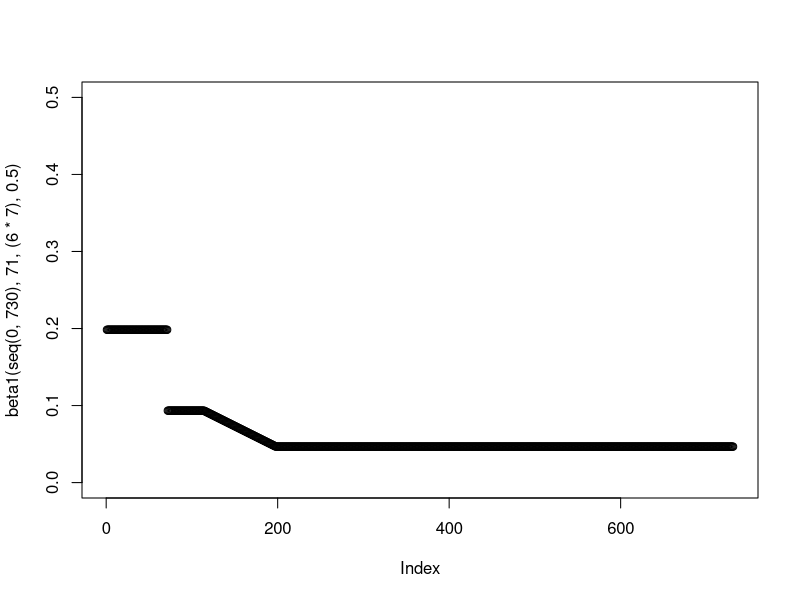
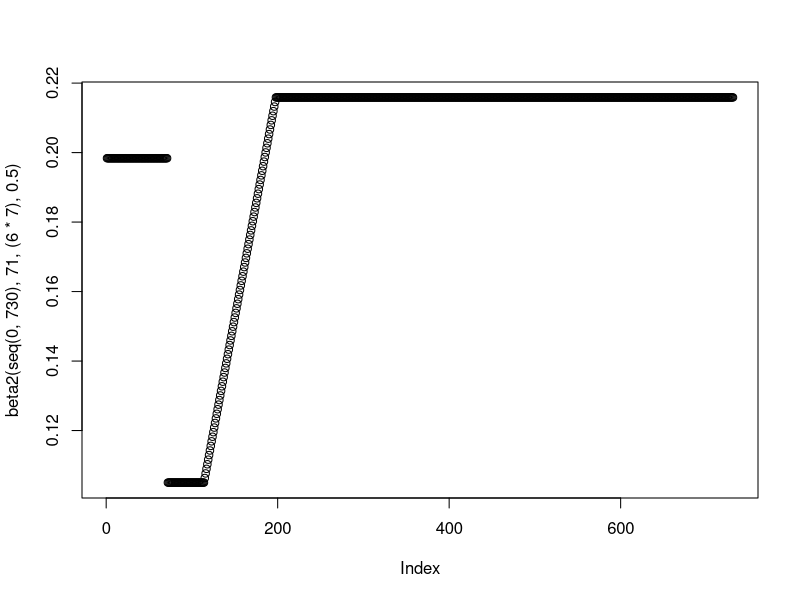
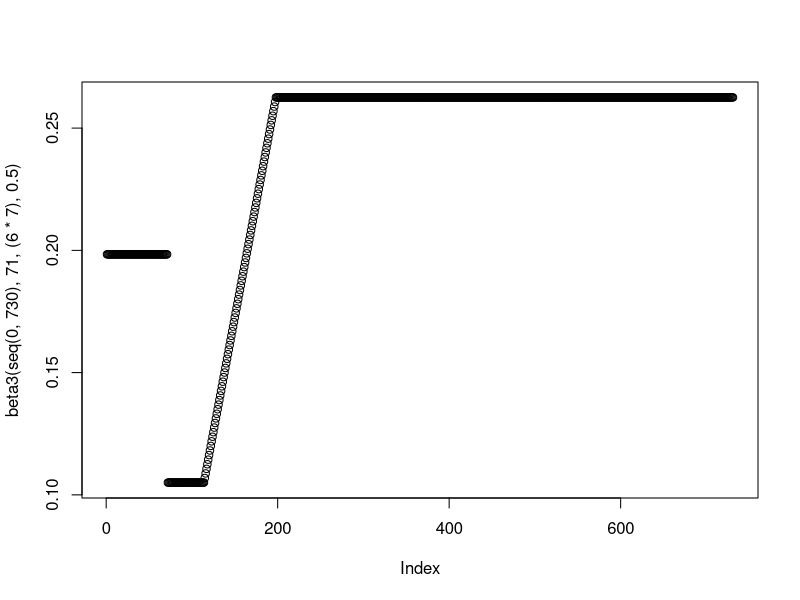
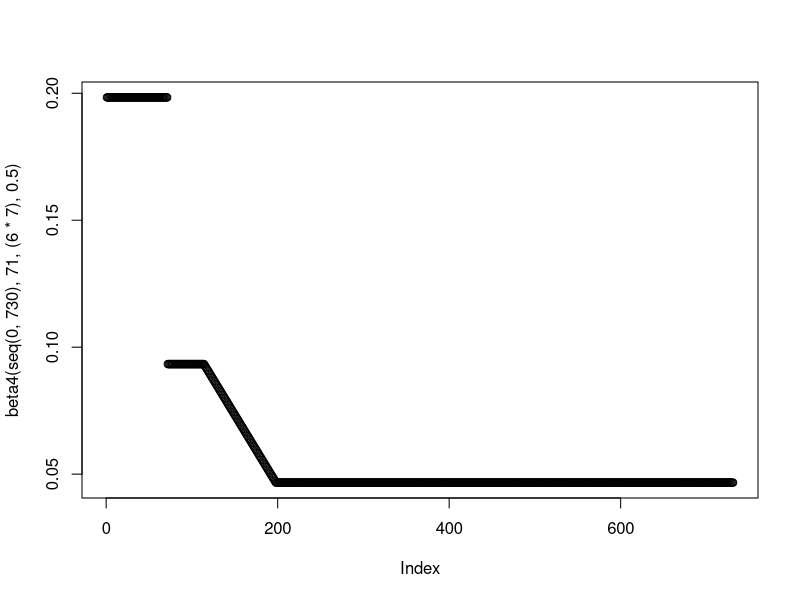
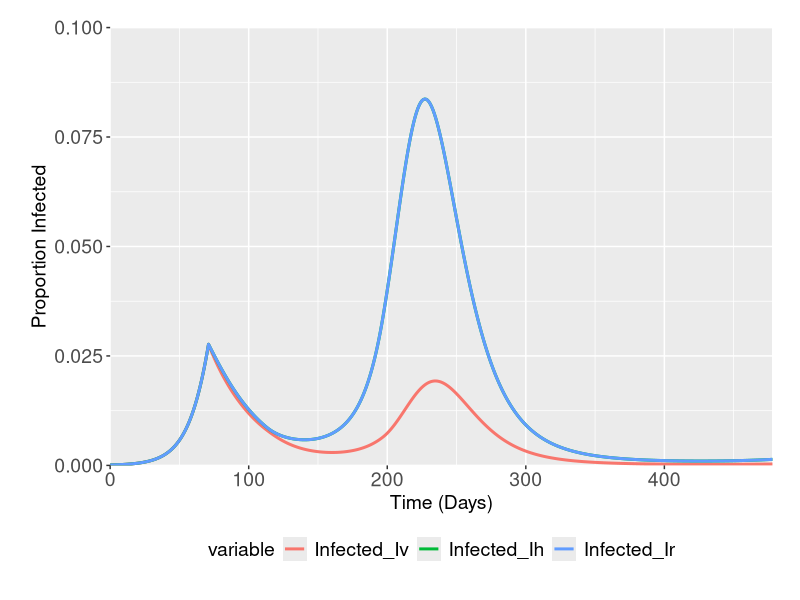
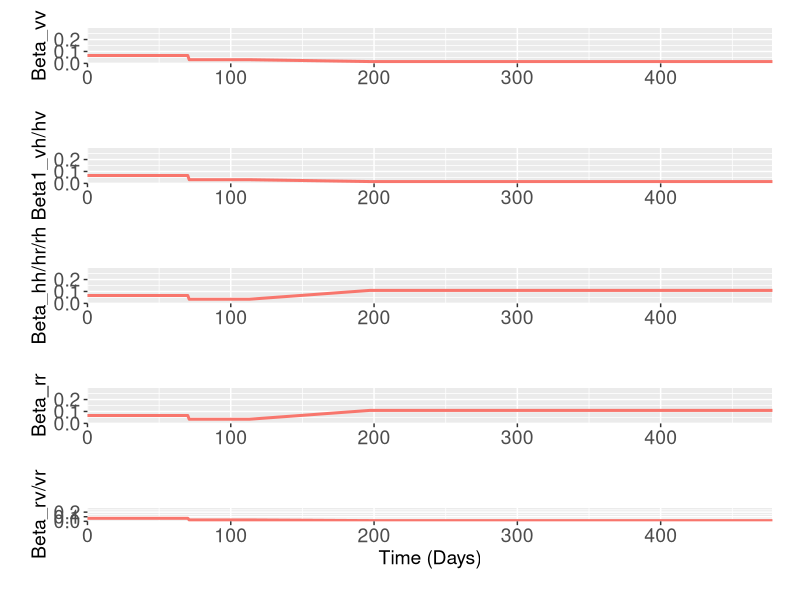

Write R code to recreate these figures, in order.
rm(list=ls())
library("deSolve"); library("ggplot2"); library("ggpubr"); library("reshape2"); library("dplyr"); library("RColorBrewer")

#### Model Functions ####

#Function for the generation time/(1/gamma) parameter
GenTime <- function(T2, R0) {
  G = T2 * ((R0-1)/log(2))
  return(G)
}

#Function to model intervention - currently set at baseline - added additional functionality to it
beta1 <- function(time, tstart1, tdur, scaling) {
  beta1_2 <- (0.8*(1/(GenTime(3.3,2.8))))*scaling
  betalin <- approxfun(x=c(tstart1+tdur, tstart1+tdur+(12*7)), y = c(0.8*(1/(GenTime(3.3,2.8))), beta1_2), method="linear", rule  =2)
  ifelse((time >= tstart1 & time <= tstart1+tdur), #Phase 2
         0.8*(1/(GenTime(3.3,2.8))),
         ifelse((time >= tstart1+tdur & time <= tstart1+tdur+(12*7)), #Phase 3
                betalin(time),
                ifelse((time >= tstart1+tdur+(12*7) & time <= 730),
                       beta1_2,
                       1.7*(1/(GenTime(3.3,2.8))))))}

plot(beta1(seq(0,730), 71, (6*7), 0.5), ylim = c(0,0.5))

beta2 <- function(time, tstart1, tdur, scaling1) {
  beta1_2 <- (2.8*(1/(GenTime(3.3,2.8))) - ((2.8*(1/(GenTime(3.3,2.8))) - 0.9*(1/(GenTime(3.3,2.8))))*scaling1))
  betalin <- approxfun(x=c(tstart1+tdur, tstart1+tdur+(12*7)), y = c(0.9*(1/(GenTime(3.3,2.8))), beta1_2), method="linear", rule  =2)
  ifelse((time >= tstart1 & time <= tstart1+tdur), #Phase 2
         0.9*(1/(GenTime(3.3,2.8))),
         ifelse((time >= tstart1+tdur & time <= tstart1+tdur+(12*7)), #Phase 3
                betalin(time),
                ifelse((time >= tstart1+tdur+(12*7) & time <= 730),
                       beta1_2,
                       1.7*(1/(GenTime(3.3,2.8))))))}

plot(beta2(seq(0,730), 71, (6*7), 0.5))

beta3 <- function(time, tstart1, tdur, scaling1) {
  beta1_2 <- (2.8*(1/(GenTime(3.3,2.8))) - ((2.8*(1/(GenTime(3.3,2.8))) - 1.7*(1/(GenTime(3.3,2.8))))*scaling1))
  betalin <- approxfun(x=c(tstart1+tdur, tstart1+tdur+(12*7)), y = c(0.9*(1/(GenTime(3.3,2.8))), beta1_2), method="linear", rule  =2)
  ifelse((time >= tstart1 & time <= tstart1+tdur), #Phase 2
         0.9*(1/(GenTime(3.3,2.8))),
         ifelse((time >= tstart1+tdur & time <= tstart1+tdur+(12*7)), #Phase 3
                betalin(time),
                ifelse((time >= tstart1+tdur+(12*7) & time <= 730),
                       beta1_2,
                       1.7*(1/(GenTime(3.3,2.8))))))}

plot(beta3(seq(0,730), 71, (6*7), 0.5))


beta4 <- function(time,tstart1,tdur,scaling) {
  beta1_2 <- (0.8*(1/(GenTime(3.3,2.8)))) *scaling
  betalin <- approxfun(x=c(tstart1+tdur, tstart1+tdur+(12*7)), y = c(0.8*(1/(GenTime(3.3,2.8))), beta1_2), method="linear", rule  =2)
  ifelse((time >= tstart1 & time <= tstart1+tdur), #Phase 2
         0.8*(1/(GenTime(3.3,2.8))),
         ifelse((time >= tstart1+tdur & time <= tstart1+tdur+(12*7)), #Phase 3
                betalin(time),
                ifelse((time >= tstart1+tdur+(12*7) & time <= 730),
                       beta1_2,
                       1.7*(1/(GenTime(3.3,2.8))))))}

plot(beta4(seq(0,730), 71, (6*7), 0.5))

#Function for Shielded/non-Shielded Pop
SIRS <- function(time, state, parameters) {
  with(as.list(c(state, parameters)), {
    dSv = - beta1(time,tstart1,tdur,scaling)*(1/3)*(Iv/f_v)*Sv - 
      beta1(time,tstart1,tdur,scaling)*(1/3)*(Ih/f_h)*Sv -
      beta4(time,tstart1,tdur,scaling)*(1/3)*(Ir/f_r)*Sv + zeta*Rv # delta multiplies the equation but found in the function
    
    dSh = - beta2(time,tstart1,tdur,scaling1)*(1/3)*(Ih/f_h)*Sh - 
      beta2(time,tstart1,tdur,scaling1)*(1/3)*(Ir/f_r)*Sh -
      beta1(time,tstart1,tdur,scaling)*(1/3)*(Iv/f_v)*Sh + zeta*Rh
    
    dSr = - beta3(time,tstart1,tdur,scaling1)*(1/3)*(Ir/f_r)*Sr - 
      beta2(time,tstart1,tdur,scaling1)*(1/3)*(Ih/f_h)*Sr -
      beta4(time,tstart1,tdur,scaling)*(1/3)*(Iv/f_v)*Sr + zeta*Rr # delta multiplies the equation but found in the function
    
    dIv = beta1(time,tstart1,tdur,scaling)*(1/3)*(Iv/f_v)*Sv + 
      beta1(time,tstart1,tdur,scaling)*(1/3)*(Ih/f_h)*Sv +
      beta4(time,tstart1,tdur,scaling)*(1/3)*(Ir/f_r)*Sv - gamma*Iv # delta multiplies the equation but found in the function
    
    dIh = beta2(time,tstart1,tdur,scaling1)*(1/3)*(Ih/f_h)*Sh + 
      beta2(time,tstart1,tdur,scaling1)*(1/3)*(Ir/f_r)*Sh +
      beta1(time,tstart1,tdur,scaling)*(1/3)*(Iv/f_v)*Sh - gamma*Ih
    
    dIr = beta3(time,tstart1,tdur,scaling1)*(1/3)*(Ir/f_r)*Sr  + 
      beta2(time,tstart1,tdur,scaling1)*(1/3)*(Ih/f_h)*Sr +
      beta4(time,tstart1,tdur,scaling)*(1/3)*(Iv/f_v)*Sr - gamma*Ir # delta multiplies the equation but found in the function
    
    
    dRv = gamma*Iv - zeta*Rv
    
    dRh = gamma*Ih - zeta*Rh
    
    dRr = gamma*Ir - zeta*Rr
    
    return(list(c(dSv, dSh, dSr, dIv, dIh, dIr, dRv, dRh, dRr)))
  })
}

#### Testing the Model Structure + Obtaining Specific Information from Model Runs ####

#Initial Conditions and Times

init <- c(Sv = 0.2 - (0.0001*0.2), Sh = 0.2 - (0.0001*0.2), Sr = 0.6 - (0.0001*0.6), 
          Iv = 0.0001*0.2, Ih = 0.0001*0.2, Ir = 0.0001*0.6, 
          Rv= 0, Rh = 0, Rr = 0)

times <- seq(0,478,by = 1)

parms = c(gamma = 1/(GenTime(3.3,2.8)), 
          zeta = 1/365,
          tstart1 = 71, 
          tdur = 6*7,
          scaling = 0.5,
          scaling1 = 0,
          f_v = 0.2,
          f_h = 0.2,
          f_r = 0.6) #CAN VARY THIS - DEPENDING ON FACTOR EXPLORED

out1 <- data.frame(ode(y = init, func = SIRS, times = times, parms = parms))

out1$Sv <- out1$Sv/0.20; out1$Sh <- out1$Sh/0.2; out1$Sr <- out1$Sr/0.60
out1$Iv <- out1$Iv/0.20; out1$Ih <- out1$Ih/0.2; out1$Ir <- out1$Ir/0.60
out1$Rv <- out1$Rv/0.20; out1$Rh <- out1$Rh/0.2; out1$Rr <- out1$Rr/0.60

out1$Beta_vv <- beta1(times, 71,(6*7), as.numeric(parms[5])) * 1/3
out1$Beta_vh_hv <- beta1(times, 71, (6*7), as.numeric(parms[5])) * 1/3
out1$Beta_hh_rh_hr <- beta2(times, 71, (6*7), as.numeric(parms[6])) * 1/3
out1$Beta_rr <- beta3(times, 71,(6*7), as.numeric(parms[6])) * 1/3
out1$Beta_rv_vr <- beta4(times, 71 , (6*7), as.numeric(parms[5])) * 1/3

colnames(out1) <- c("Time", "Suscv", "Susch", "Suscr", "Infected_Iv", "Infected_Ih", "Infected_Ir", 
                    "Recovv", "Recovh", "Recovr", "Beta_vv", "Beta_vh_hv", "Beta_hh_rh_hr", "Beta_rr", "Beta_rv_vr")

statsinfecv <- melt(out1, id.vars = c("Time"), measure.vars = c("Infected_Iv", "Infected_Ih", "Infected_Ir"))
statsbeta1 <- melt(out1, id.vars =  c("Time"), measure.vars = c("Beta_vv"))
statsbeta2 <- melt(out1, id.vars =  c("Time"), measure.vars = c("Beta_vh_hv"))
statsbeta3 <- melt(out1, id.vars =  c("Time"), measure.vars = c("Beta_hh_rh_hr"))
statsbeta4 <- melt(out1, id.vars =  c("Time"), measure.vars = c("Beta_rr"))
statsbeta5 <- melt(out1, id.vars =  c("Time"), measure.vars = c("Beta_rv_vr"))

#### Aggregated Plots ####
ggplot(data = statsinfecv, aes(x = (Time), y = value, col = variable)) + geom_line(size = 1.02, stat = "identity") +
  labs(x ="Time (Days)", y = "Proportion Infected") + scale_y_continuous(limits = c(0,0.1),  expand = c(0,0)) +
  theme(legend.position = "bottom", legend.title = element_text(size=14), legend.text=element_text(size=14),  axis.text=element_text(size=14),
        axis.title.y=element_text(size=14),axis.title.x = element_text(size=14), 
        legend.spacing.x = unit(0.3, 'cm'), plot.margin=unit(c(0.7,0.7,0.8,0.8),"cm")) + scale_x_continuous(expand = c(0, 0))

pbeta1 <- ggplot(data = statsbeta1, aes(x = (Time), y = value, col = variable)) + geom_line(size = 1.02, stat = "identity") +
  labs(x ="Time (Days)", y = "Beta_vv") + scale_y_continuous(limits = c(0,0.3),  expand = c(0,0)) +
  theme(legend.position = "none", legend.title = element_text(size=14), legend.text=element_text(size=14),  axis.text=element_text(size=14),
        axis.title.y=element_text(size=14),axis.title.x= element_blank(), 
        legend.spacing.x = unit(0.3, 'cm'), plot.margin=unit(c(0.7,0.7,0.8,0.8),"cm")) + scale_x_continuous(expand = c(0, 0)) 

pbeta2 <- ggplot(data = statsbeta2, aes(x = (Time), y = value, col = variable)) + geom_line(size = 1.02, stat = "identity") +
  labs(x ="Time (Days)", y = "Beta1_vh/hv") + scale_y_continuous(limits = c(0,0.3),  expand = c(0,0)) +
  theme(legend.position = "none", legend.title = element_text(size=14), legend.text=element_text(size=14),  axis.text=element_text(size=14),
        axis.title.y=element_text(size=14),axis.title.x= element_blank(), 
        legend.spacing.x = unit(0.3, 'cm'), plot.margin=unit(c(0.7,0.7,0.8,0.8),"cm")) + scale_x_continuous(expand = c(0, 0)) 

pbeta3 <- ggplot(data = statsbeta3, aes(x = (Time), y = value, col = variable)) + geom_line(size = 1.02, stat = "identity") +
  labs(x ="Time (Days)", y = "Beta_hh/hr/rh") + scale_y_continuous(limits = c(0,0.3),  expand = c(0,0)) +
  theme(legend.position = "none", legend.title = element_text(size=14), legend.text=element_text(size=14),  axis.text=element_text(size=14),
        axis.title.y=element_text(size=14),axis.title.x= element_blank(), 
        legend.spacing.x = unit(0.3, 'cm'), plot.margin=unit(c(0.7,0.7,0.8,0.8),"cm")) + scale_x_continuous(expand = c(0, 0)) 

pbeta4 <- ggplot(data = statsbeta4, aes(x = (Time), y = value, col = variable)) + geom_line(size = 1.02, stat = "identity") +
  labs(x ="Time (Days)", y = "Beta_rr") + scale_y_continuous(limits = c(0,0.3),  expand = c(0,0)) +
  theme(legend.position = "none", legend.title = element_text(size=14), legend.text=element_text(size=14),  axis.text=element_text(size=14),
        axis.title.y=element_text(size=14),axis.title.x= element_blank(), 
        legend.spacing.x = unit(0.3, 'cm'), plot.margin=unit(c(0.7,0.7,0.8,0.8),"cm")) + scale_x_continuous(expand = c(0, 0)) 

pbeta5 <- ggplot(data = statsbeta5, aes(x = (Time), y = value, col = variable)) + geom_line(size = 1.02, stat = "identity") +
  labs(x ="Time (Days)", y = "Beta_rv/vr") + scale_y_continuous(limits = c(0,0.3),  expand = c(0,0)) +
  theme(legend.position = "none", legend.title = element_text(size=14), legend.text=element_text(size=14),  axis.text=element_text(size=14),
        axis.title.y=element_text(size=14),axis.title.x= element_text(size=14), 
        legend.spacing.x = unit(0.3, 'cm'), plot.margin=unit(c(0.7,0.7,0.8,0.8),"cm")) + scale_x_continuous(expand = c(0, 0)) 

ggarrange(pbeta1, pbeta2, pbeta3, pbeta4, pbeta5, nrow = 5, ncol = 1, heights = c(0.2, 0.2, 0.2, 0.2, 0.2)) 
